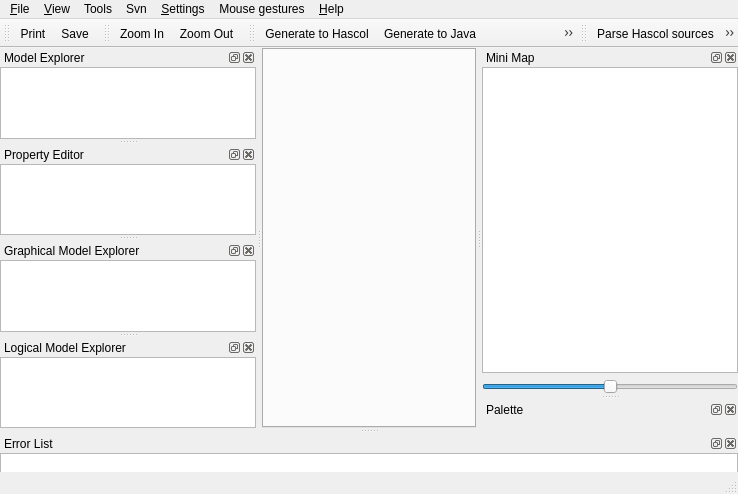
<?xml version="1.0" encoding="UTF-8"?>
<ui version="4.0">
 <class>MainWindowUi</class>
 <widget class="QMainWindow" name="MainWindowUi">
  <property name="geometry">
   <rect>
    <x>0</x>
    <y>0</y>
    <width>738</width>
    <height>494</height>
   </rect>
  </property>
  <property name="windowTitle">
   <string>QReal</string>
  </property>
  <property name="windowIcon">
   <iconset resource="../qrgui.qrc">
    <normaloff>:/icons/qreal.png</normaloff>:/icons/qreal.png</iconset>
  </property>
  <widget class="QWidget" name="centralwidget">
   <layout class="QGridLayout">
    <property name="margin">
     <number>0</number>
    </property>
    <property name="spacing">
     <number>0</number>
    </property>
    <item row="0" column="0">
     <widget class="QTabWidget" name="tabs"/>
    </item>
   </layout>
  </widget>
  <widget class="QMenuBar" name="menubar">
   <property name="geometry">
    <rect>
     <x>0</x>
     <y>0</y>
     <width>738</width>
     <height>23</height>
    </rect>
   </property>
   <widget class="QMenu" name="menu_File">
    <property name="title">
     <string>&amp;File</string>
    </property>
    <addaction name="actionOpen"/>
    <addaction name="actionSave"/>
    <addaction name="actionSave_as"/>
    <addaction name="actionPrint"/>
    <addaction name="actionMakeSvg"/>
    <addaction name="separator"/>
    <addaction name="actionQuit"/>
   </widget>
   <widget class="QMenu" name="menu_View">
    <property name="title">
     <string>&amp;View</string>
    </property>
    <addaction name="actionZoom_In"/>
    <addaction name="actionZoom_Out"/>
    <addaction name="separator"/>
    <addaction name="actionAntialiasing"/>
    <addaction name="actionOpenGL_Renderer"/>
    <addaction name="actionShowSplash"/>
   </widget>
   <widget class="QMenu" name="menuHelp">
    <property name="title">
     <string>&amp;Help</string>
    </property>
    <addaction name="actionHelp"/>
    <addaction name="separator"/>
    <addaction name="actionAbout"/>
    <addaction name="actionAboutQt"/>
   </widget>
   <widget class="QMenu" name="menuSettings">
    <property name="title">
     <string>&amp;Settings</string>
    </property>
    <addaction name="actionPreferences"/>
    <addaction name="actionPlugins"/>
    <addaction name="actionShow_grid"/>
    <addaction name="actionShow_alignment"/>
    <addaction name="actionSwitch_on_grid"/>
    <addaction name="actionSwitch_on_alignment"/>
   </widget>
   <widget class="QMenu" name="menuMouse_gestures">
    <property name="title">
     <string>Mouse gestures</string>
    </property>
    <addaction name="actionShow"/>
   </widget>
   <widget class="QMenu" name="menuSvn">
    <property name="title">
     <string>Svn</string>
    </property>
    <addaction name="actionCommit"/>
    <addaction name="actionCheckout"/>
   </widget>
   <widget class="QMenu" name="menuTools">
    <property name="title">
     <string>Tools</string>
    </property>
    <addaction name="actionClear"/>
    <addaction name="actionExport_to_XMI"/>
    <addaction name="actionGenerate_to_Java"/>
    <addaction name="actionGenerate_to_Hascol"/>
    <addaction name="actionDebug"/>
    <addaction name="actionDebug_Single_step"/>
    <addaction name="actionShape_Edit"/>
    <addaction name="actionGenerate_Editor"/>
    <addaction name="actionParse_Editor_xml"/>
    <addaction name="separator"/>
    <addaction name="actionGenerate_Editor_qrmc"/>
   </widget>
   <addaction name="menu_File"/>
   <addaction name="menu_View"/>
   <addaction name="menuTools"/>
   <addaction name="menuSvn"/>
   <addaction name="menuSettings"/>
   <addaction name="menuMouse_gestures"/>
   <addaction name="menuHelp"/>
  </widget>
  <widget class="QStatusBar" name="statusbar"/>
  <widget class="QDockWidget" name="diagramDock">
   <property name="allowedAreas">
    <set>Qt::AllDockWidgetAreas</set>
   </property>
   <property name="windowTitle">
    <string>Model Explorer</string>
   </property>
   <attribute name="dockWidgetArea">
    <number>1</number>
   </attribute>
   <widget class="QWidget" name="dockWidgetContents_2">
    <layout class="QHBoxLayout">
     <property name="spacing">
      <number>6</number>
     </property>
     <property name="margin">
      <number>0</number>
     </property>
     <item>
      <widget class="QTreeView" name="diagramExplorer">
       <property name="contextMenuPolicy">
        <enum>Qt::ActionsContextMenu</enum>
       </property>
       <property name="acceptDrops">
        <bool>true</bool>
       </property>
       <property name="dragDropMode">
        <enum>QAbstractItemView::DragDrop</enum>
       </property>
      </widget>
     </item>
    </layout>
   </widget>
  </widget>
  <widget class="QToolBar" name="fileToolbar">
   <property name="windowTitle">
    <string>File Toolbar</string>
   </property>
   <property name="orientation">
    <enum>Qt::Horizontal</enum>
   </property>
   <attribute name="toolBarArea">
    <enum>TopToolBarArea</enum>
   </attribute>
   <attribute name="toolBarBreak">
    <bool>false</bool>
   </attribute>
   <addaction name="actionPrint"/>
   <addaction name="actionSave"/>
  </widget>
  <widget class="QDockWidget" name="minimapDock">
   <property name="windowTitle">
    <string>Mini Map</string>
   </property>
   <attribute name="dockWidgetArea">
    <number>2</number>
   </attribute>
   <widget class="QWidget" name="dockWidgetContents_4">
    <layout class="QVBoxLayout">
     <property name="spacing">
      <number>6</number>
     </property>
     <property name="margin">
      <number>0</number>
     </property>
     <item>
      <widget class="QGraphicsView" name="minimapView">
       <property name="dragMode">
        <enum>QGraphicsView::ScrollHandDrag</enum>
       </property>
      </widget>
     </item>
     <item>
      <widget class="QSlider" name="minimapZoomSlider">
       <property name="maximum">
        <number>50</number>
       </property>
       <property name="value">
        <number>25</number>
       </property>
       <property name="orientation">
        <enum>Qt::Horizontal</enum>
       </property>
      </widget>
     </item>
    </layout>
   </widget>
  </widget>
  <widget class="QDockWidget" name="paletteDock">
   <property name="windowTitle">
    <string>Palette</string>
   </property>
   <attribute name="dockWidgetArea">
    <number>2</number>
   </attribute>
   <widget class="QWidget" name="dockWidgetContents_5">
    <layout class="QHBoxLayout">
     <property name="spacing">
      <number>6</number>
     </property>
     <property name="margin">
      <number>0</number>
     </property>
     <item>
      <widget class="qReal::gui::PaletteToolbox" name="paletteToolbox"/>
     </item>
    </layout>
   </widget>
  </widget>
  <widget class="QToolBar" name="viewToolbar">
   <property name="windowTitle">
    <string>View Toolbar</string>
   </property>
   <attribute name="toolBarArea">
    <enum>TopToolBarArea</enum>
   </attribute>
   <attribute name="toolBarBreak">
    <bool>false</bool>
   </attribute>
   <addaction name="actionZoom_In"/>
   <addaction name="actionZoom_Out"/>
  </widget>
  <widget class="QDockWidget" name="propertyDock">
   <property name="windowTitle">
    <string>Property Editor</string>
   </property>
   <attribute name="dockWidgetArea">
    <number>1</number>
   </attribute>
   <widget class="QWidget" name="dockWidgetContents">
    <layout class="QVBoxLayout">
     <property name="spacing">
      <number>6</number>
     </property>
     <property name="margin">
      <number>0</number>
     </property>
     <item>
      <widget class="QTableView" name="propertyEditor">
       <property name="maximumSize">
        <size>
         <width>16777214</width>
         <height>16777215</height>
        </size>
       </property>
       <property name="alternatingRowColors">
        <bool>true</bool>
       </property>
       <property name="showGrid">
        <bool>false</bool>
       </property>
      </widget>
     </item>
    </layout>
   </widget>
  </widget>
  <widget class="QToolBar" name="generatorsToolbar">
   <property name="windowTitle">
    <string>toolBar</string>
   </property>
   <attribute name="toolBarArea">
    <enum>TopToolBarArea</enum>
   </attribute>
   <attribute name="toolBarBreak">
    <bool>false</bool>
   </attribute>
   <addaction name="actionGenerate_to_Hascol"/>
   <addaction name="actionGenerate_to_Java"/>
   <addaction name="actionExport_to_XMI"/>
   <addaction name="actionShape_Edit"/>
  </widget>
  <widget class="QToolBar" name="parsersToolbar">
   <property name="windowTitle">
    <string>toolBar</string>
   </property>
   <attribute name="toolBarArea">
    <enum>TopToolBarArea</enum>
   </attribute>
   <attribute name="toolBarBreak">
    <bool>false</bool>
   </attribute>
   <addaction name="actionParse_Hascol_sources"/>
   <addaction name="actionParse_Java_Libraries"/>
  </widget>
  <widget class="QDockWidget" name="errorDock">
   <property name="sizePolicy">
    <sizepolicy hsizetype="Preferred" vsizetype="MinimumExpanding">
     <horstretch>0</horstretch>
     <verstretch>0</verstretch>
    </sizepolicy>
   </property>
   <property name="minimumSize">
    <size>
     <width>80</width>
     <height>38</height>
    </size>
   </property>
   <property name="maximumSize">
    <size>
     <width>524287</width>
     <height>524287</height>
    </size>
   </property>
   <property name="acceptDrops">
    <bool>false</bool>
   </property>
   <property name="autoFillBackground">
    <bool>false</bool>
   </property>
   <property name="windowTitle">
    <string>Error List</string>
   </property>
   <attribute name="dockWidgetArea">
    <number>8</number>
   </attribute>
   <widget class="QWidget" name="dockWidgetContents_6">
    <widget class="ErrorListWidget" name="errorListWidget">
     <property name="geometry">
      <rect>
       <x>0</x>
       <y>0</y>
       <width>738</width>
       <height>191</height>
      </rect>
     </property>
    </widget>
   </widget>
  </widget>
  <widget class="QDockWidget" name="graphicalModelDock">
   <property name="windowTitle">
    <string>Graphical Model Explorer</string>
   </property>
   <attribute name="dockWidgetArea">
    <number>1</number>
   </attribute>
   <widget class="QWidget" name="dockWidgetContents_6">
    <layout class="QHBoxLayout" name="horizontalLayout">
     <item>
      <widget class="QTreeView" name="graphicalModelExplorer">
       <property name="acceptDrops">
        <bool>true</bool>
       </property>
      </widget>
     </item>
    </layout>
   </widget>
  </widget>
  <widget class="QDockWidget" name="logicalModelDock">
   <property name="features">
    <set>QDockWidget::AllDockWidgetFeatures</set>
   </property>
   <property name="windowTitle">
    <string>Logical Model Explorer</string>
   </property>
   <attribute name="dockWidgetArea">
    <number>1</number>
   </attribute>
   <widget class="QWidget" name="dockWidgetContents_3">
    <layout class="QVBoxLayout" name="verticalLayout">
     <item>
      <widget class="QTreeView" name="logicalModelExplorer">
       <property name="acceptDrops">
        <bool>true</bool>
       </property>
       <property name="dragEnabled">
        <bool>false</bool>
       </property>
       <property name="dragDropOverwriteMode">
        <bool>false</bool>
       </property>
       <property name="dragDropMode">
        <enum>QAbstractItemView::DragDrop</enum>
       </property>
       <property name="defaultDropAction">
        <enum>Qt::IgnoreAction</enum>
       </property>
      </widget>
     </item>
    </layout>
   </widget>
  </widget>
  <action name="actionQuit">
   <property name="checkable">
    <bool>false</bool>
   </property>
   <property name="text">
    <string>&amp;Quit</string>
   </property>
  </action>
  <action name="actionConnect">
   <property name="icon">
    <iconset>
     <normaloff>:/icons/database_connected.png</normaloff>:/icons/database_connected.png</iconset>
   </property>
   <property name="text">
    <string>&amp;Connect</string>
   </property>
  </action>
  <action name="actionZoom_In">
   <property name="icon">
    <iconset resource="../qrgui.qrc">
     <normaloff>:/icons/zoomin.png</normaloff>:/icons/zoomin.png</iconset>
   </property>
   <property name="text">
    <string>Zoom In</string>
   </property>
  </action>
  <action name="actionZoom_Out">
   <property name="icon">
    <iconset resource="../qrgui.qrc">
     <normaloff>:/icons/zoomout.png</normaloff>:/icons/zoomout.png</iconset>
   </property>
   <property name="text">
    <string>Zoom Out</string>
   </property>
  </action>
  <action name="actionAntialiasing">
   <property name="checkable">
    <bool>true</bool>
   </property>
   <property name="checked">
    <bool>true</bool>
   </property>
   <property name="text">
    <string>Antialiasing</string>
   </property>
  </action>
  <action name="actionOpenGL_Renderer">
   <property name="checkable">
    <bool>true</bool>
   </property>
   <property name="text">
    <string>OpenGL Renderer</string>
   </property>
  </action>
  <action name="actionPrint">
   <property name="icon">
    <iconset resource="../qrgui.qrc">
     <normaloff>:/icons/print.png</normaloff>:/icons/print.png</iconset>
   </property>
   <property name="text">
    <string>Print</string>
   </property>
  </action>
  <action name="actionMakeSvg">
   <property name="text">
    <string>Export to SVG</string>
   </property>
  </action>
  <action name="actionDisconnect">
   <property name="icon">
    <iconset>
     <normaloff>:/icons/database_disconnect.png</normaloff>:/icons/database_disconnect.png</iconset>
   </property>
   <property name="text">
    <string>&amp;Disconnect</string>
   </property>
  </action>
  <action name="actionBeginTransaction">
   <property name="enabled">
    <bool>false</bool>
   </property>
   <property name="icon">
    <iconset>
     <normaloff>:/icons/database_connect.png</normaloff>:/icons/database_connect.png</iconset>
   </property>
   <property name="text">
    <string>Begin Transaction</string>
   </property>
  </action>
  <action name="actionCommitTransaction">
   <property name="enabled">
    <bool>false</bool>
   </property>
   <property name="icon">
    <iconset>
     <normaloff>:/icons/database_commit.png</normaloff>:/icons/database_commit.png</iconset>
   </property>
   <property name="text">
    <string>Commit Transaction</string>
   </property>
  </action>
  <action name="actionRollbackTransaction">
   <property name="enabled">
    <bool>false</bool>
   </property>
   <property name="icon">
    <iconset>
     <normaloff>:/icons/database_revert.png</normaloff>:/icons/database_revert.png</iconset>
   </property>
   <property name="text">
    <string>Rollback Transaction</string>
   </property>
  </action>
  <action name="actionDeleteFromDiagram">
   <property name="text">
    <string>Delete</string>
   </property>
   <property name="shortcut">
    <string>Del</string>
   </property>
   <property name="shortcutContext">
    <enum>Qt::WidgetShortcut</enum>
   </property>
  </action>
  <action name="openNewTab">
   <property name="text">
    <string>Open in new tab</string>
   </property>
  </action>
  <action name="actionHelp">
   <property name="text">
    <string>Small Help</string>
   </property>
  </action>
  <action name="actionAbout">
   <property name="text">
    <string>About...</string>
   </property>
  </action>
  <action name="actionAboutQt">
   <property name="text">
    <string>About Qt...</string>
   </property>
  </action>
  <action name="actionPlugins">
   <property name="checkable">
    <bool>false</bool>
   </property>
   <property name="text">
    <string>Plugins...</string>
   </property>
  </action>
  <action name="actionShowSplash">
   <property name="checkable">
    <bool>true</bool>
   </property>
   <property name="checked">
    <bool>true</bool>
   </property>
   <property name="text">
    <string>Show splashscreen</string>
   </property>
  </action>
  <action name="actionClear">
   <property name="icon">
    <iconset resource="../qrgui.qrc">
     <normaloff>:/icons/clear.png</normaloff>:/icons/clear.png</iconset>
   </property>
   <property name="text">
    <string>Exterminatus</string>
   </property>
  </action>
  <action name="actionExport_to_XMI">
   <property name="text">
    <string>Export to XMI</string>
   </property>
  </action>
  <action name="actionGenerate_to_Java">
   <property name="text">
    <string>Generate to Java</string>
   </property>
  </action>
  <action name="actionSave">
   <property name="text">
    <string>Save</string>
   </property>
  </action>
  <action name="actionGenerate_editor">
   <property name="text">
    <string>Generate editor</string>
   </property>
  </action>
  <action name="actionGenerate_to_Hascol">
   <property name="text">
    <string>Generate to Hascol</string>
   </property>
  </action>
  <action name="actionSave_as">
   <property name="text">
    <string>Save as...</string>
   </property>
  </action>
  <action name="actionOpen">
   <property name="text">
    <string>Open...</string>
   </property>
  </action>
  <action name="actionParse_Hascol_sources">
   <property name="text">
    <string>Parse Hascol sources</string>
   </property>
   <property name="toolTip">
    <string>Build diagrams from existing Hascol sources</string>
   </property>
  </action>
  <action name="actionParse_Java_Libraries">
   <property name="text">
    <string>Parse Java Libraries</string>
   </property>
   <property name="toolTip">
    <string>Parse Java Libraries</string>
   </property>
  </action>
  <action name="actionShow_grid">
   <property name="checkable">
    <bool>true</bool>
   </property>
   <property name="checked">
    <bool>true</bool>
   </property>
   <property name="text">
    <string>Show grid</string>
   </property>
  </action>
  <action name="actionShape_Edit">
   <property name="text">
    <string>Shape Editor</string>
   </property>
  </action>
  <action name="actionGenerate_Editor">
   <property name="text">
    <string>Generate Editor</string>
   </property>
  </action>
  <action name="actionParse_Editor_xml">
   <property name="text">
    <string>Parse Editor xml</string>
   </property>
  </action>
  <action name="actionSwitch_on_grid">
   <property name="checkable">
    <bool>true</bool>
   </property>
   <property name="text">
    <string>Switch on grid</string>
   </property>
  </action>
  <action name="actionCommit">
   <property name="text">
    <string>Commit</string>
   </property>
  </action>
  <action name="actionShow">
   <property name="text">
    <string>Show</string>
   </property>
  </action>
  <action name="actionPreferences">
   <property name="text">
    <string>Preferences...</string>
   </property>
  </action>
  <action name="actionCheckout">
   <property name="text">
    <string>Checkout...</string>
   </property>
  </action>
  <action name="actionGenerate_Editor_qrmc">
   <property name="text">
    <string>Generate Editor (qrmc)</string>
   </property>
  </action>
  <action name="actionSwitch_on_alignment">
   <property name="checkable">
    <bool>true</bool>
   </property>
   <property name="checked">
    <bool>true</bool>
   </property>
   <property name="text">
    <string>Switch on alignment</string>
   </property>
  </action>
  <action name="actionShow_alignment">
   <property name="checkable">
    <bool>true</bool>
   </property>
   <property name="checked">
    <bool>true</bool>
   </property>
   <property name="text">
    <string>Show alignment</string>
   </property>
  </action>
  <action name="actionDebug">
   <property name="text">
    <string>Debug</string>
   </property>
   <property name="shortcut">
    <string>F9</string>
   </property>
  </action>
  <action name="actionDebug_Single_step">
   <property name="text">
    <string>Debug (Single step)</string>
   </property>
   <property name="shortcut">
    <string>F10</string>
   </property>
  </action>
 </widget>
 <layoutdefault spacing="0" margin="0"/>
 <customwidgets>
  <customwidget>
   <class>qReal::gui::PaletteToolbox</class>
   <extends>QToolBox</extends>
   <header>paletteToolbox.h</header>
   <container>1</container>
  </customwidget>
  <customwidget>
   <class>ErrorListWidget</class>
   <extends>QListWidget</extends>
   <header>errorlistwidget.h</header>
  </customwidget>
 </customwidgets>
 <resources>
  <include location="../qrgui.qrc"/>
 </resources>
 <connections/>
</ui>
